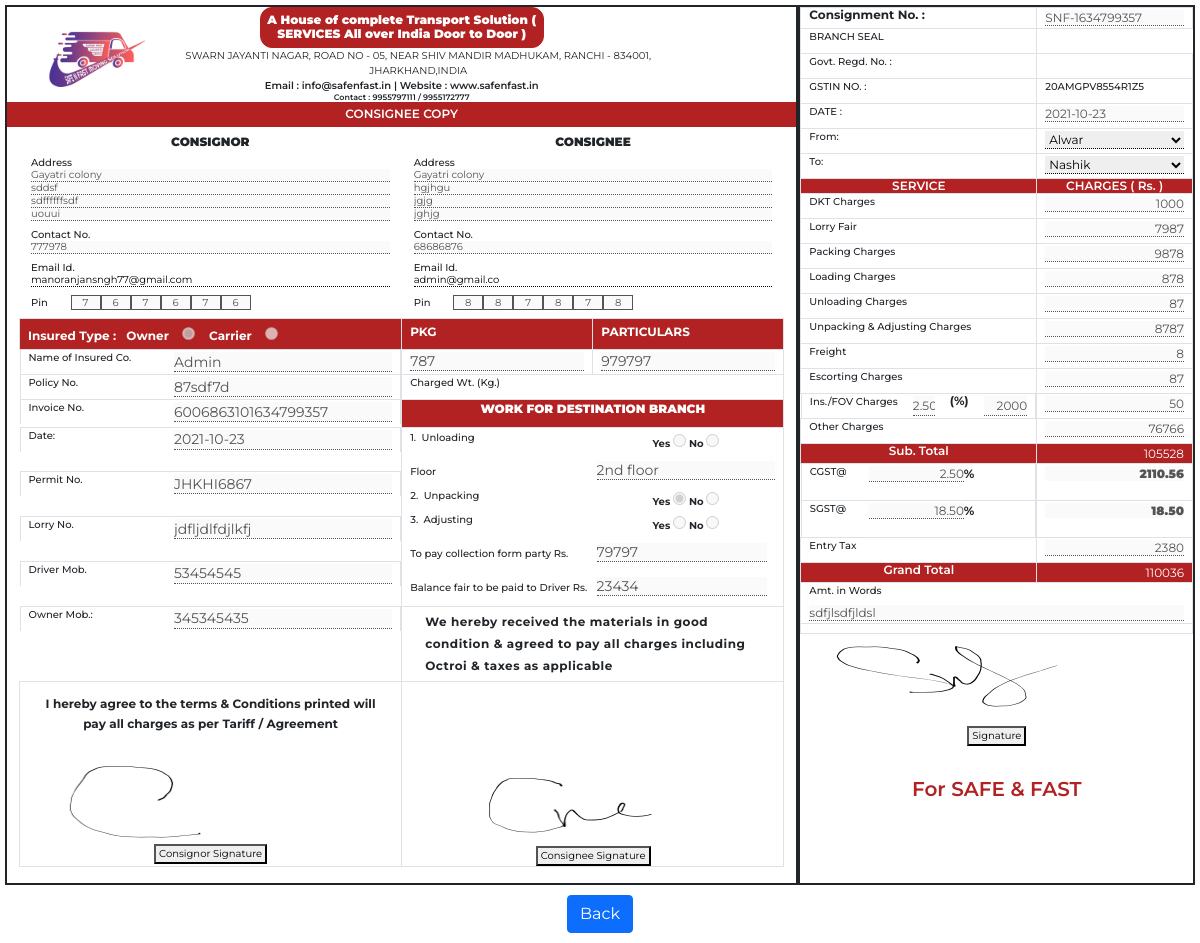
The app's page /view_bills.php?id=12 (signed in) with its own data.
### tables this page shows
CREATE TABLE `bills` (
  `id` int(11) NOT NULL,
  `oaddress` varchar(255) NOT NULL,
  `name` varchar(50) NOT NULL,
  `consign_no` varchar(100) NOT NULL,
  `fromadd` varchar(100) NOT NULL,
  `toadd` varchar(100) NOT NULL,
  `inspt` varchar(50) NOT NULL,
  `data` longtext NOT NULL CHECK (json_valid(`data`))
);

### view_bills.php (the view, shortened to what the rows shown need)
<?php
include 'config.php';
if (isset($_GET['id']) & $_GET['id'] != '') {
  $id = $_GET['id'];
  $sql = "select * from bills where id = '$id'";
  $query = mysqli_query($con,$sql);
  $rows = mysqli_fetch_assoc($query);
  }
?>
<!DOCTYPE html>
<html>
<head>
	<link href="https://cdn.jsdelivr.net/npm/bootstrap@5.1.1/dist/css/bootstrap.min.css" rel="stylesheet" >
<link href="assets/style.css" rel="stylesheet">
	<link href="assets/css/bills.css" rel="stylesheet">
</head>
<body>
	<main>
		<form>
		<section id="consignee-copy">
			<div class="container-fluid">
				<div class="row">
					<div class="col-md-8 br">
						<h2 class="cc">CONSIGNEE COPY</h2>
						<div class="row pd10">
							<div class="col-md-12">
								<table class="table table-bordered pdtb" style="font-size: 14px;padding-top: 2px;width: 100%;padding-bottom: 2px;">
									<tbody>
										<tr>
											<th width="50%">Insured Type :&nbsp;&nbsp;
												Owner  &nbsp;&nbsp;
												<input disabled type="radio" id="owner" value="owner" <?php echo ($rows['inspt'] == 'owner') ?  "checked" : "" ;  ?> name="ins_check" class="w300" required> &nbsp;&nbsp;
												Carrier &nbsp;&nbsp;
												<input disabled type="radio" id="carrier" value="carrier" <?php echo ($rows['inspt'] == 'carrier') ?  "checked" : "" ;  ?> name="ins_check" class="w300">
											</th>
											<th width="25%">PKG</th>
											<th width="25%">PARTICULARS</th>
										</tr>
										<tr>
											<td class="dflex"><h6>Name of Insured Co.</h6>
												<input disabled type="text" id="insured_co_name" value="<?php echo $rows['name']; ?>" class="bdr-none w60p"></td>
										</tr>
									</tbody>
								</table>
							</div>
						</div>
					</div>
					<div class="col-md-4 br">
						<table class="table table-bordered fnt12">
							<tbody>
								<tr>
									<td><input disabled type="text" value="<?php echo $rows['consign_no'] ?>" id="consign_no" class="bdr-none w100p"></td>
								</tr>
							</tbody>
						</table>
					</div>
				</div>
			</div>
		</section>
		</form>
	</main>
</body>
</html>

### records on screen
bills: inspt "☑", name "Admin", consign_no "SNF-1634799357"

### other values on screen
form field value "SWARN JAYANTI NAGAR, ROAD NO - 05, NEAR SHIV MANDIR MADHUKAM, RANCHI - 834001, JHARKHAND,INDIA"
form field value "Alwar"
form field value "Nashik"
